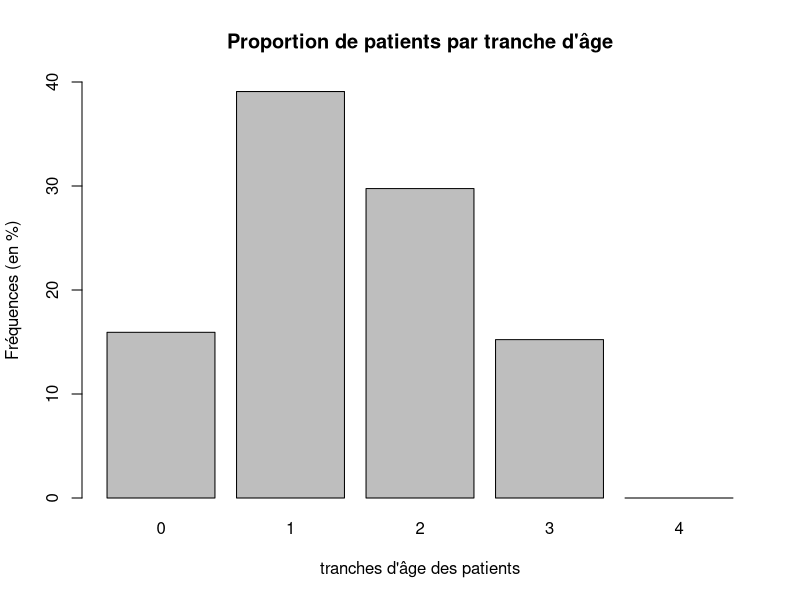
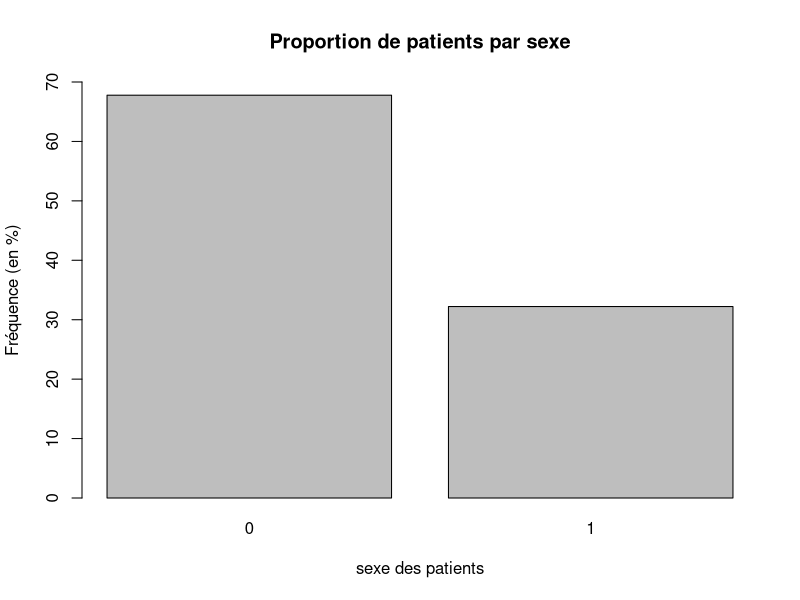
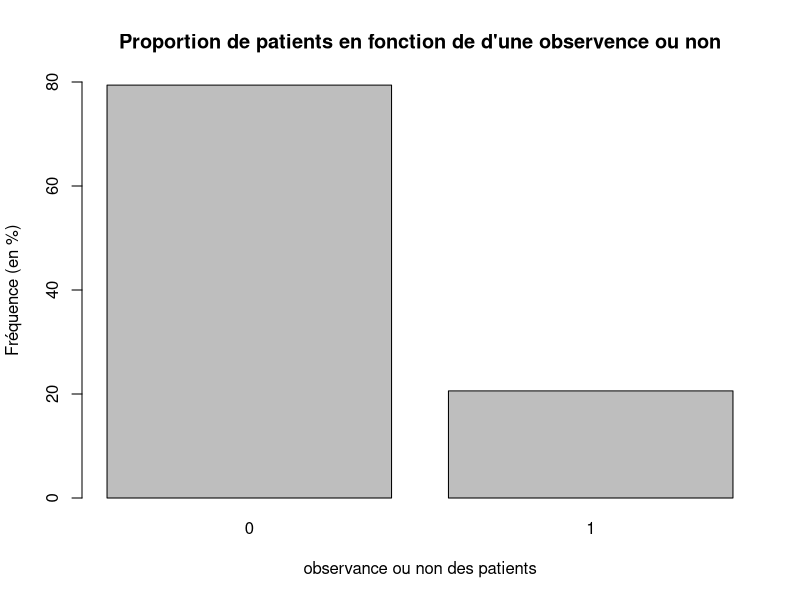
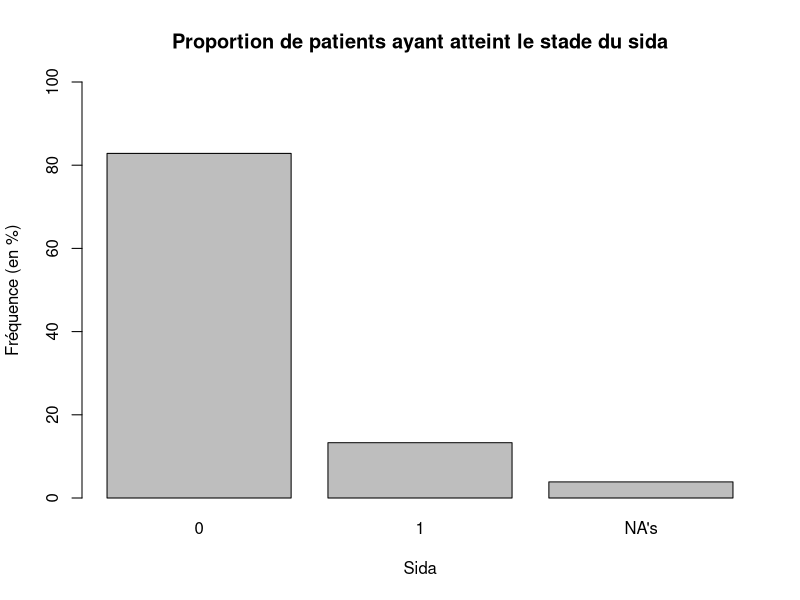
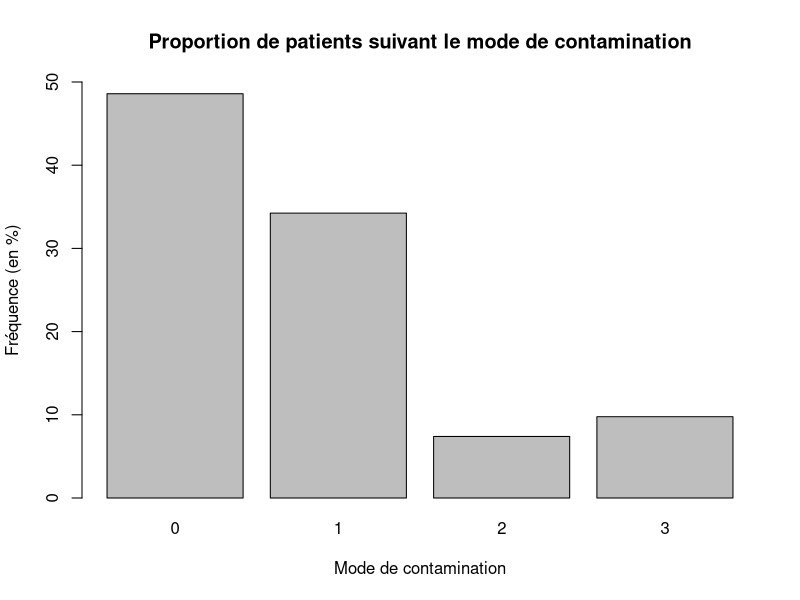

Source code (R) for these figures, in order:
## ---- chunk 1

setwd(dir = "/home/formationsid/Documents/Github")
# setwd(dir = "~/Google Drive/UPS/M2 SID - 2016_2017/BE_VIH_STATISTIQUE_SANTE/")
## ---- chunk 2
library("readr")
base_vih <- read_csv("data/base_vih.csv", 
    col_types = cols(age = col_factor(levels = c("0", 
        "1", "2", "3", "4")), cd4b1 = col_factor(levels = c("0", 
        "1", "2")), cd4b2 = col_factor(levels = c("0", 
        "1", "2")), conta = col_factor(levels = c("0", 
        "1", "2", "3")), cvb1 = col_factor(levels = c("0", 
        "1", "2")), cvb2 = col_factor(levels = c("0", 
        "1", "2")), d_arret = col_date(format = "%d/%m/%y"), 
        d_debtrt = col_date(format = "%d/%m/%y"), 
        d_point = col_date(format = "%d/%m/%y"), 
        d_sero = col_date(format = "%d/%m/%y"), 
        debtrtc = col_factor(levels = c("0", 
            "1")), motif = col_factor(levels = c("Intolerance/Toxicite", 
            "Echec therapeutique", "Simplification trt", 
            "Autres", "Pb d'observance")), 
        observ = col_factor(levels = c("0", 
            "1")), sexe = col_factor(levels = c("0", 
            "1")), sida = col_factor(levels = c("0", 
            "1")), typetrt = col_factor(levels = c("0", 
            "1", "2"))))
View(base_vih)
## ---- chunk 3
age = summary(base_vih$age)*100/1136
age
barplot(age, ylim=c(0,40), xlab="tranches d'âge des patients", ylab="Fréquences (en %)", main="Proportion de patients par tranche d'âge")
## ---- chunk 4
sexe = summary(base_vih$sexe)*100/1136
sexe
barplot(sexe, ylim=c(0,70), xlab="sexe des patients", ylab="Fréquence (en %)", main="Proportion de patients par sexe")
## ---- chunk 5
observ = summary(base_vih$observ)*100/1136
observ
barplot(observ, ylim=c(0,80), xlab="observance ou non des patients", ylab="Fréquence (en %)", main="Proportion de patients en fonction de d'une observence ou non")
## ---- chunk 6
sida = summary(base_vih$sida)*100/1136
sida
barplot(sida, ylim=c(0,100), xlab="Sida", ylab="Fréquence (en %)", main="Proportion de patients ayant atteint le stade du sida")
## ---- chunk 7
conta = summary(base_vih$conta)*100/1136
conta
barplot(conta, ylim=c(0,50), xlab="Mode de contamination", ylab="Fréquence (en %)", main="Proportion de patients suivant le mode de contamination")
